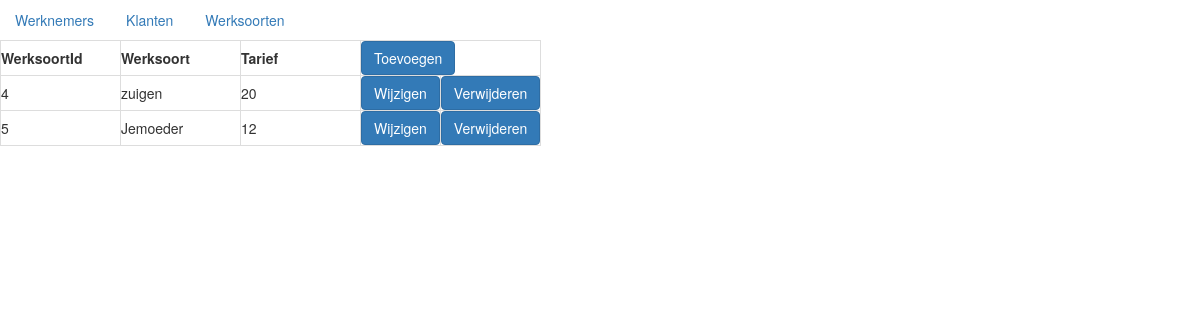
/diensten.php, run on the app's committed database.
### tables this page shows
CREATE TABLE `werksoort` (
  `WerksoortId` int(11) NOT NULL,
  `Werksoort` varchar(255) DEFAULT NULL,
  `Tarief` int(11) DEFAULT NULL
);

### diensten.php (the view, shortened to what this page needs)
<!DOCTYPE html>
<html>
	<head>
		<link rel="stylesheet" href="https://maxcdn.bootstrapcdn.com/bootstrap/3.3.6/css/bootstrap.min.css">
		<link rel="stylesheet" href="css/style.css">
		<?php
			include('inc/config.php');
			$producten = $db->query('SELECT * FROM Werksoort');
		?>
	</head>
	<body>
		<?php include('inc/header.php'); ?>
		<table class="table-bordered">
			<th>WerksoortId</th>
			<th>Werksoort</th>
			<th>Tarief</th>
			<th colspan='2'> <button type ='button' onclick = 'showWerksoortForm()' class = 'btn btn-primary'>Toevoegen</button> </th>
				<?php foreach($producten as $row):extract($row);?>
					<tr>
						<td><?= $WerksoortId ?></td>
						<td><?= $Werksoort ?></td>
						<td><?= $Tarief ?></td>
						<td> <button type ='button' onclick = 'showWerksoortForm(["<?= $WerksoortId ?>", "<?= $Werksoort ?>", "<?= $Tarief ?>"])' class = 'btn btn-primary'>Wijzigen</button> </td>
						<td> <button type ='button' onclick = 'verwijderen(<?=$WerksoortId?>, "Werksoort", "WerksoortId")' class = 'btn btn-primary'>Verwijderen</button> </td>
						</tr>
					<?php endforeach ?>
		</table>
	</body>
</html>

### css/style.css (style rules this page uses)
th { width: 120px; }

### data on the page
werksoort: WerksoortId "4", Werksoort "zuigen", Tarief "20"
werksoort: WerksoortId "5", Werksoort "Jemoeder", Tarief "12"
